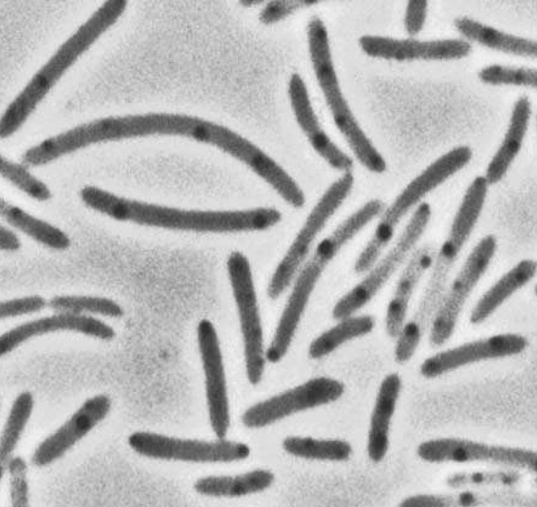
#> input picture 16_30/bacteria.png, 537 x 507 px
$ python SCIPY_13_30_traitement_image.py
#> lines starting #> are read from the running program, lines starting #| are printed output that depends on the picture; after the words box and inside, x2 and y2 are one past the last pixel; in counts of white or black regions, pixels touching at a corner belong together
# traitement d'image scipy https://docs.scipy.org/doc/scipy/reference/ndimage.html
import matplotlib.pyplot as plt
import numpy as np
from scipy import ndimage

np.random.seed(0)
X = np.zeros((32, 32))
X[10:-10, 10:-10] = 1
X[np.random.randint(0, 32, 30), np.random.randint(0, 32, 30)] = 1
#plt.imshow(X)
#plt.show()

open_x = ndimage.binary_opening(X)
#plt.imshow(open_x)
#plt.show()

image = plt.imread('bacteria.png')
#> image is the input picture: shape (507, 537, 3) float32; min 0.169, max 0.957, mean 0.714
image = image[:,:,0]
#> image: shape (507, 537) float32

#plt.imshow(image, cmap='gray')
#plt.show()

image_2 = np.copy(image)

plt.hist(image_2.ravel(), bins=255)
plt.show()
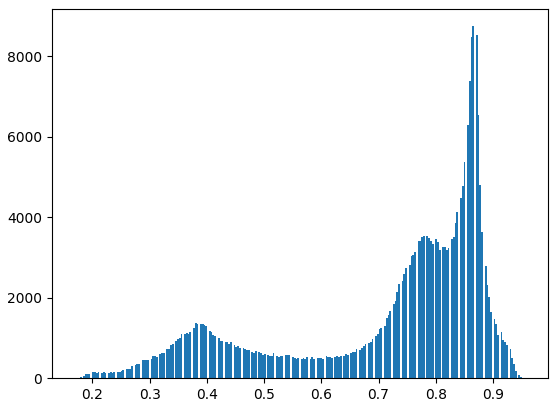
#> figure drawn by matplotlib, 1 panel; tallest bar 8742 high, from x = 0.864 to 0.867

image = image < 0.6
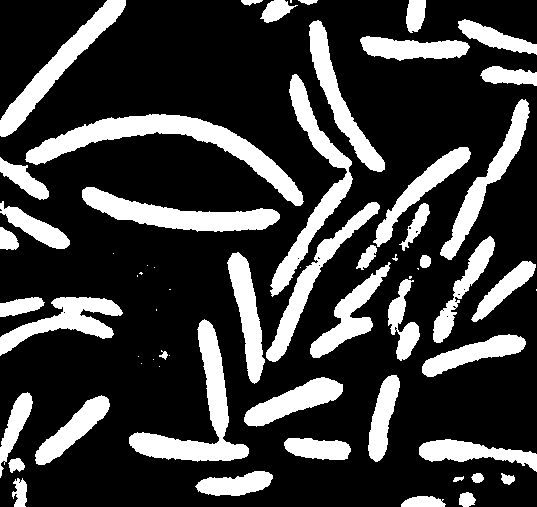
#> image: shape (507, 537) bool; 24% white; 63 white regions (18 under 20 px), largest, box (x1, y1, x2, y2) and area: (25, 114, 304, 206) 5741, (129, 319, 249, 462) 4297, (82, 187, 280, 232) 3820
plt.imshow(image)
plt.show()

open_image = ndimage.binary_opening(image)
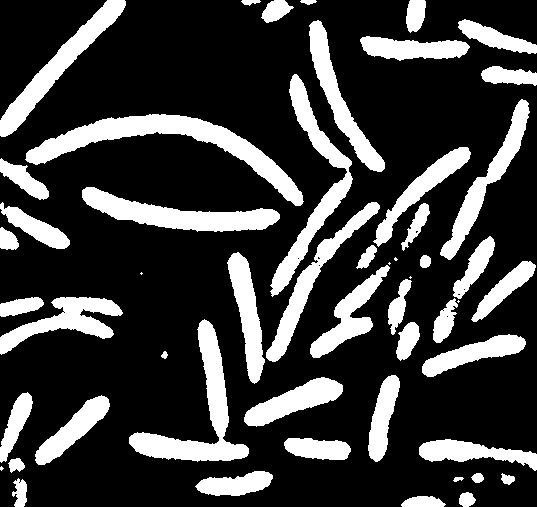
#> open_image: shape (507, 537) bool; 23.9% white; 53 white regions (6 under 20 px), largest, box (x1, y1, x2, y2) and area: (25, 114, 304, 206) 5733, (129, 319, 249, 462) 4295, (82, 187, 280, 232) 3820
plt.imshow(open_image)
plt.show()


label_image, n_labels = ndimage.label(open_image)
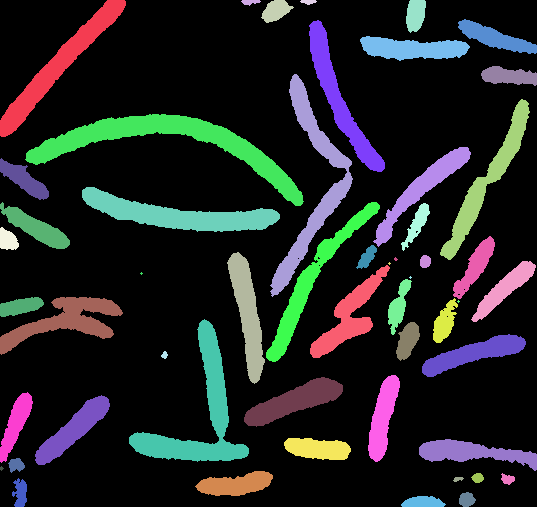
#> label_image: shape (507, 537) int32; 54 distinct labels, from 0 to 53; one colour per label, 0 black
#> n_labels = 53
plt.imshow(label_image)
plt.show()

sizes = ndimage.sum(open_image, label_image, range(n_labels))
#> sizes = 53 values, max 5733 at index 12, min 0 at index 0, mean 1219.6
plt.scatter(range(n_labels), sizes)
plt.show()
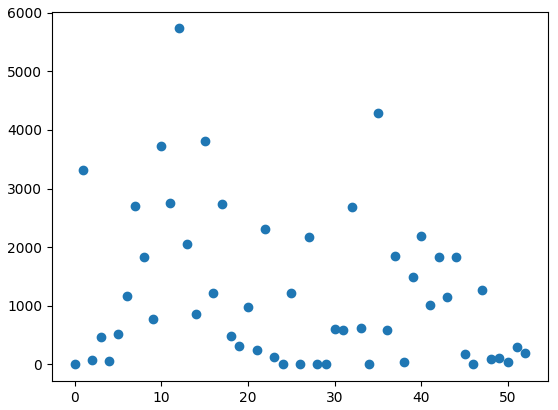
#> figure drawn by matplotlib, 1 panel
